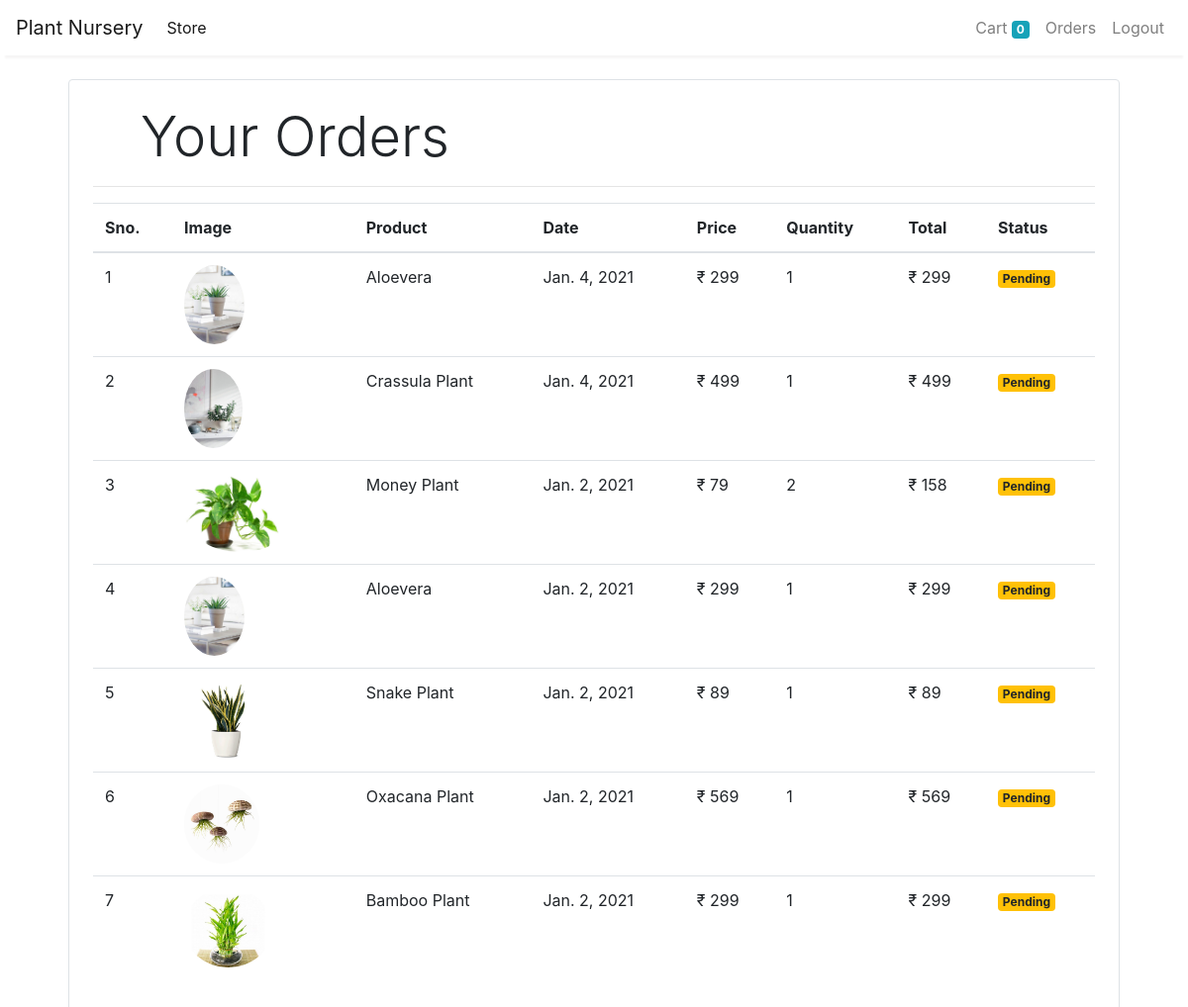
/orders (signed in), run on the app's committed database.
### store/models/orders.py (models this page shows, shortened)
class Order(models.Model):
    product = models.ForeignKey(Product,
                                on_delete=models.CASCADE)
    customer = models.ForeignKey(Customer,
                                 on_delete=models.CASCADE)
    quantity = models.IntegerField(default=1)
    price = models.IntegerField()
    address = models.CharField(max_length=50, default='', blank=True)
    phone = models.CharField(max_length=50, default='', blank=True)
    date = models.DateField(default=datetime.datetime.today)
    status = models.BooleanField(default=False)
    @staticmethod
    def get_orders_by_customer(customer_id):
        return Order.objects.filter(customer=customer_id).order_by('-date')

### store/models/product.py (models this page shows, shortened)
class Product(models.Model):
    name = models.CharField(max_length=50)
    price = models.IntegerField(default=0)
    category = models.ForeignKey(Category, on_delete=models.CASCADE, default=1)
    description = models.CharField(max_length=200, default='' , null=True , blank=True)
    image = models.ImageField(upload_to='uploads/products/')

### store/middlewares/auth.py (the view)
    def middleware(request):
        print(request.session.get('customer'))
        returnUrl = request.META['PATH_INFO']
        print(request.META['PATH_INFO'])
        if not request.session.get('customer'):
           return redirect(f'login?return_url={returnUrl}')
        response = get_response(request)
        return response

### store/templatetags/custom_filter.py (called while the page is built)
@register.filter(name='currency')
def currency(number):
    return "₹ "+str(number)

@register.filter(name='multiply')
def multiply(number , number1):
    return number * number1

### store/views/orders.py (called while the page is built)
    def get(self , request ):
        customer = request.session.get('customer')
        orders = Order.get_orders_by_customer(customer)
        print(orders)
        return render(request , 'orders.html'  , {'orders' : orders})

### store/templates/orders.html
{% extends 'base.html' %}
{% block content %}
{% load cart %}
{% load custom_filter %}
<div class="container">
   <div class="border rounded p-4 m-4">
        <p class="display-4 pl-4 ml-4">Your Orders</p>
        <hr>
        <table class="table">
            <thead>
                <tr>
                    <th>Sno.</th>
                    <th>Image</th>
                    <th>Product</th>
                    <th>Date</th>
                    <th>Price</th>
                    <th>Quantity</th>
                    <th>Total</th>
                    <th>Status</th>
                </tr>
            </thead>
            <tbody>
                {% for order in orders %}
                <tr>
                    <td>{{forloop.counter}}</td>
                    <td><img style="height: 80px;" class="rounded-circle" src="{{order.product.image.url}}" alt=""></td>
                    <td>{{order.product.name}}</td>
                    <td>{{order.date}}</td>
                    <td>{{order.price|currency}}</td>
                    <td>{{order.quantity}}</td>
                    <td>{{order.quantity|multiply:order.price|currency}}</td>
                    {% if order.status %}
                    <td><small class="badge badge-success">Completed</small></td>
                    {%else%}
                    <td><small class="badge badge-warning">Pending</small></td>
                    {% endif %}
                </tr>
                {% endfor %}
            </tbody>
        </table>
   </div>
</div>
{% endblock %}

### store/templates/base.html (shortened to what this page needs)
<!doctype html>
<html lang="en">
<head>
  <link rel="stylesheet" href="https://maxcdn.bootstrapcdn.com/bootstrap/4.0.0/css/bootstrap.min.css"
>
</head>
<body>
  <nav class="one-edge-shadow
  sticky-top navbar
  navbar-expand-lg
   navbar-light bg-white">
    <a class="navbar-brand" href="/">Plant Nursery</a>
    <div class="collapse navbar-collapse" id="navbarSupportedContent">
      <ul class="navbar-nav mr-auto">
        <li class="nav-item active">
          <a class="nav-link" href="/store">Store <span class="sr-only">(current)</span></a>
        </li>
      </ul>
      <ul class=" navbar-nav my-2 my-lg-0">
        <li class="nav-item ">
          <a class="nav-link" href="/cart">Cart
            <span class="badge badge-info">{{request.session.cart.keys|length}}</span>
            <span class="sr-only">(current)</span></a>
        </li>
        {% if request.session.customer %}
        <li class="nav-item ">
          <a class="nav-link" href="/orders">Orders<span class="sr-only">(current)</span></a>
        </li>
        <li class="nav-item ">
          <a class="nav-link" href="/logout">Logout<span class="sr-only">(current)</span></a>
        </li>
        {% endif %}
      </ul>
    </div>
  </nav>
    {% block content %}{% endblock %}
</body>
</html>

### store/templates/base.html (style rules this page uses)
nav { background-color: white; }
.one-edge-shadow { box-shadow: 0 8px 2px -5px rgb(246, 245, 245); }

### data on the page
Order: product.image (picture), product.name "Aloevera", date "Jan. 4, 2021", price "₹ 299", quantity "1", quantity|multiply "₹ 299", status "Pending"
Order: product.image (picture), product.name "Crassula Plant", date "Jan. 4, 2021", price "₹ 499", quantity "1", quantity|multiply "₹ 499", status "Pending"
Order: product.image (picture), product.name "Money Plant", date "Jan. 2, 2021", price "₹ 79", quantity "2", quantity|multiply "₹ 158", status "Pending"
Order: product.image (picture), product.name "Aloevera", date "Jan. 2, 2021", price "₹ 299", quantity "1", quantity|multiply "₹ 299", status "Pending"
Order: product.image (picture), product.name "Snake Plant", date "Jan. 2, 2021", price "₹ 89", quantity "1", quantity|multiply "₹ 89", status "Pending"
Order: product.image (picture), product.name "Oxacana Plant", date "Jan. 2, 2021", price "₹ 569", quantity "1", quantity|multiply "₹ 569", status "Pending"
Order: product.image (picture), product.name "Bamboo Plant", date "Jan. 2, 2021", price "₹ 299", quantity "1", quantity|multiply "₹ 299", status "Pending"

### other printed values
{{ request.session.cart.keys|length }} "0"
